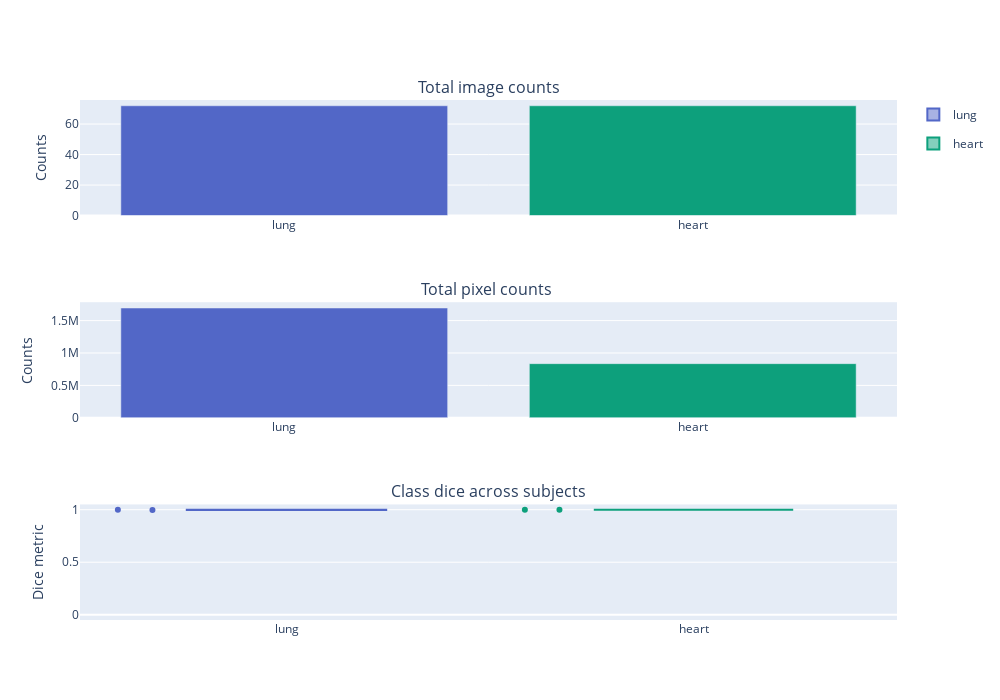

Notebook source saved alongside this figure:
### Markdown cell above
Comparison of class dice scores. Each boxplot shows the distribution of dice values across subjects. The image and pixel counts are the sum over all images in the validation sets.

### Code cell
if "confusion_matrix" in df_val:
    create_class_scores_figure(agg)

### Figure 1 — Plotly figure (JSON) as saved in the notebook; plotly's stock layout.template omitted (floating-point values rounded to 4 significant figures)
{"data": [{"marker": {"color": ["#5267C7", "#0DA07C"]}, "name": "counts", "showlegend": false, "type": "bar", "x": ["lung", "heart"], "xaxis": "x", "y": [72, 72], "yaxis": "y"}, {"marker": {"color": ["#5267C7", "#0DA07C"]}, "name": "counts", "showlegend": false, "type": "bar", "x": ["lung", "heart"], "xaxis": "x2", "y": [1694958, 835833], "yaxis": "y2"}, {"alignmentgroup": "True", "boxpoints": "all", "customdata": [["P093"], ["P094"]], "hovertemplate": "label_name=%{x}<br>dice_metric=%{y}<br>subject_name=%{customdata[0]}<extra></extra>", "legendgroup": "lung", "marker": {"color": "#5267C7"}, "name": "lung", "notched": false, "offsetgroup": "lung", "orientation": "v", "showlegend": true, "type": "box", "x": ["lung", "lung"], "x0": " ", "xaxis": "x3", "y": [0.9981, 0.9999], "y0": " ", "yaxis": "y3"}, {"alignmentgroup": "True", "boxpoints": "all", "customdata": [["P093"], ["P094"]], "hovertemplate": "label_name=%{x}<br>dice_metric=%{y}<br>subject_name=%{customdata[0]}<extra></extra>", "legendgroup": "heart", "marker": {"color": "#0DA07C"}, "name": "heart", "notched": false, "offsetgroup": "heart", "orientation": "v", "showlegend": true, "type": "box", "x": ["heart", "heart"], "x0": " ", "xaxis": "x3", "y": [1, 1], "y0": " ", "yaxis": "y3"}], "layout": {"annotations": [{"font": {"size": 16}, "showarrow": false, "text": "Total image counts", "x": 0.5, "xanchor": "center", "xref": "paper", "y": 1, "yanchor": "bottom", "yref": "paper"}, {"font": {"size": 16}, "showarrow": false, "text": "Total pixel counts ", "x": 0.5, "xanchor": "center", "xref": "paper", "y": 0.6111, "yanchor": "bottom", "yref": "paper"}, {"font": {"size": 16}, "showarrow": false, "text": "Class dice across subjects", "x": 0.5, "xanchor": "center", "xref": "paper", "y": 0.2222, "yanchor": "bottom", "yref": "paper"}], "height": 700, "width": 1000, "xaxis": {"anchor": "y", "autorange": true, "domain": [0, 1], "range": [-0.5, 1.5], "type": "category"}, "xaxis2": {"anchor": "y2", "autorange": true, "domain": [0, 1], "range": [-0.5, 1.5], "type": "category"}, "xaxis3": {"anchor": "y3", "autorange": true, "domain": [0, 1], "range": [-0.5075, 1.5], "type": "category"}, "yaxis": {"anchor": "x", "autorange": true, "domain": [0.7778, 1], "range": [0, 75.79], "title": {"text": "Counts"}, "type": "linear"}, "yaxis2": {"anchor": "x2", "autorange": true, "domain": [0.3889, 0.6111], "range": [0, 1784000.0], "title": {"text": "Counts"}, "type": "linear"}, "yaxis3": {"anchor": "x3", "domain": [0, 0.2222], "range": [-0.05, 1.05], "title": {"text": "Dice metric"}, "type": "linear"}}}
